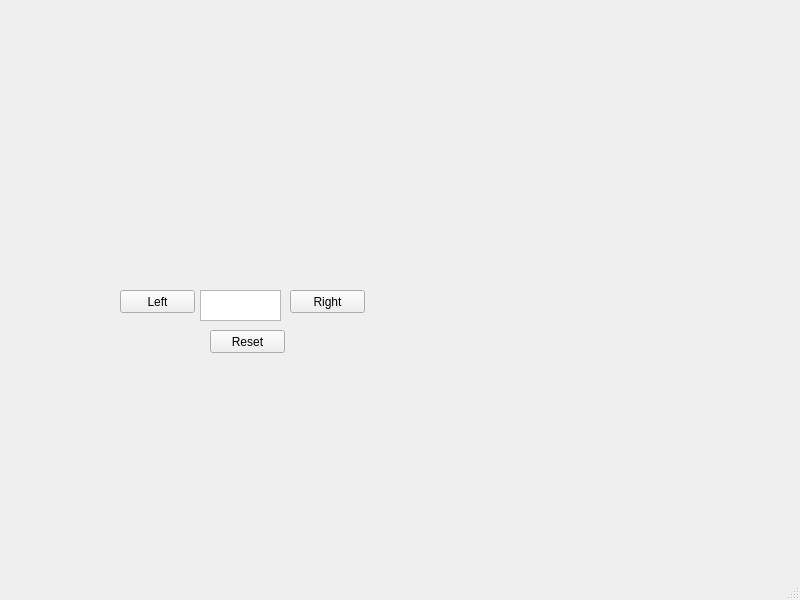
<?xml version="1.0" encoding="UTF-8"?>
<ui version="4.0">
 <class>MainWindow</class>
 <widget class="QMainWindow" name="MainWindow">
  <property name="geometry">
   <rect>
    <x>0</x>
    <y>0</y>
    <width>800</width>
    <height>600</height>
   </rect>
  </property>
  <property name="windowTitle">
   <string>MainWindow</string>
  </property>
  <widget class="QWidget" name="centralwidget">
   <widget class="QPushButton" name="Right">
    <property name="geometry">
     <rect>
      <x>290</x>
      <y>290</y>
      <width>75</width>
      <height>23</height>
     </rect>
    </property>
    <property name="text">
     <string>Right</string>
    </property>
   </widget>
   <widget class="QPushButton" name="Left">
    <property name="geometry">
     <rect>
      <x>120</x>
      <y>290</y>
      <width>75</width>
      <height>23</height>
     </rect>
    </property>
    <property name="text">
     <string>Left</string>
    </property>
   </widget>
   <widget class="QPushButton" name="Reset">
    <property name="geometry">
     <rect>
      <x>210</x>
      <y>330</y>
      <width>75</width>
      <height>23</height>
     </rect>
    </property>
    <property name="text">
     <string>Reset</string>
    </property>
   </widget>
   <widget class="QTextEdit" name="Steps">
    <property name="geometry">
     <rect>
      <x>200</x>
      <y>290</y>
      <width>81</width>
      <height>31</height>
     </rect>
    </property>
   </widget>
  </widget>
  <widget class="QMenuBar" name="menubar">
   <property name="geometry">
    <rect>
     <x>0</x>
     <y>0</y>
     <width>800</width>
     <height>21</height>
    </rect>
   </property>
  </widget>
  <widget class="QStatusBar" name="statusbar"/>
 </widget>
 <resources/>
 <connections/>
</ui>
